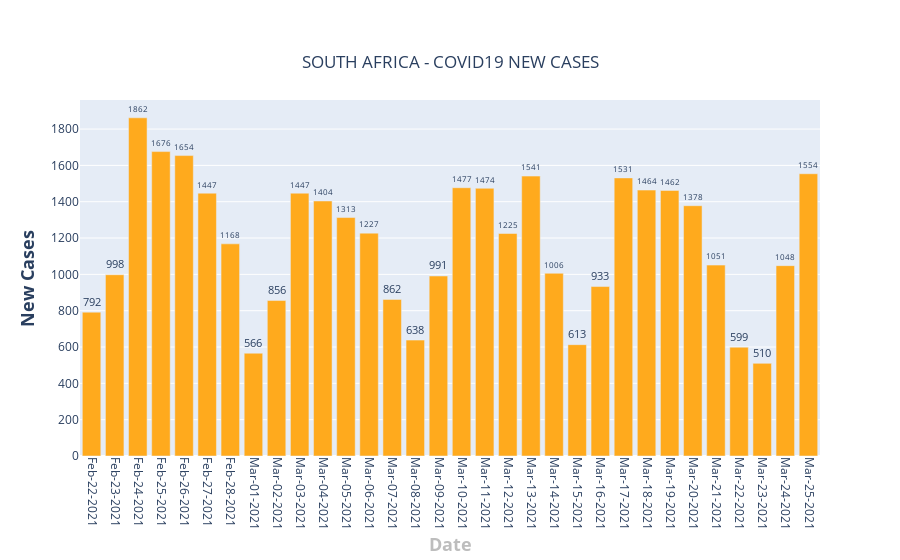

The notebook cell this image was saved under:
### Code cell
fig = go.Figure()

sa_total_per_day = []
for date in dates:    
    total = sa[date].str.replace('+','').fillna(0).str.replace(',','').fillna(0).astype(int)
    sa_total_per_day.append(int(total))
    
fig.add_trace(go.Bar(x=format_date(dates[-32:]),  y = sa_total_per_day[-32:],text=sa_total_per_day[-32:],textposition='outside',name = "South Africa",marker_color='#FFAA1D'))
fig.update_layout(
    title={
        'text': "SOUTH AFRICA - COVID19 NEW CASES",
        'y':0.9,
        'x':0.5,
        'xanchor': 'center',
        'yanchor': 'top'},
    xaxis=dict(title='<b>Date</b>',titlefont_size=18, titlefont=dict(color='#BDBDBD')),
    yaxis=dict(title='<b>New Cases</b>',titlefont_size=18),
    xaxis_tickangle=90,
)

fig.show()

### Figure 1 — Plotly figure (JSON) as saved in the notebook; plotly's stock layout.template omitted (floating-point values rounded to 4 significant figures)
{"data": [{"marker": {"color": "#FFAA1D"}, "name": "South Africa", "text": ["792", "998", "1862", "1676", "1654", "1447", "1168", "566", "856", "1447", "1404", "1313", "1227", "862", "638", "991", "1477", "1474", "1225", "1541", "1006", "613", "933", "1531", "1464", "1462", "1378", "1051", "599", "510", "1048", "1554"], "textposition": "outside", "type": "bar", "x": ["Feb-22-2021", "Feb-23-2021", "Feb-24-2021", "Feb-25-2021", "Feb-26-2021", "Feb-27-2021", "Feb-28-2021", "Mar-01-2021", "Mar-02-2021", "Mar-03-2021", "Mar-04-2021", "Mar-05-2021", "Mar-06-2021", "Mar-07-2021", "Mar-08-2021", "Mar-09-2021", "Mar-10-2021", "Mar-11-2021", "Mar-12-2021", "Mar-13-2021", "Mar-14-2021", "Mar-15-2021", "Mar-16-2021", "Mar-17-2021", "Mar-18-2021", "Mar-19-2021", "Mar-20-2021", "Mar-21-2021", "Mar-22-2021", "Mar-23-2021", "Mar-24-2021", "Mar-25-2021"], "y": [792, 998, 1862, 1676, 1654, 1447, 1168, 566, 856, 1447, 1404, 1313, 1227, 862, 638, 991, 1477, 1474, 1225, 1541, 1006, 613, 933, 1531, 1464, 1462, 1378, 1051, 599, 510, 1048, 1554]}], "layout": {"title": {"text": "SOUTH AFRICA - COVID19 NEW CASES", "x": 0.5, "xanchor": "center", "y": 0.9, "yanchor": "top"}, "xaxis": {"tickangle": 90, "title": {"font": {"color": "#BDBDBD", "size": 18}, "text": "<b>Date</b>"}}, "yaxis": {"title": {"font": {"size": 18}, "text": "<b>New Cases</b>"}}}}
